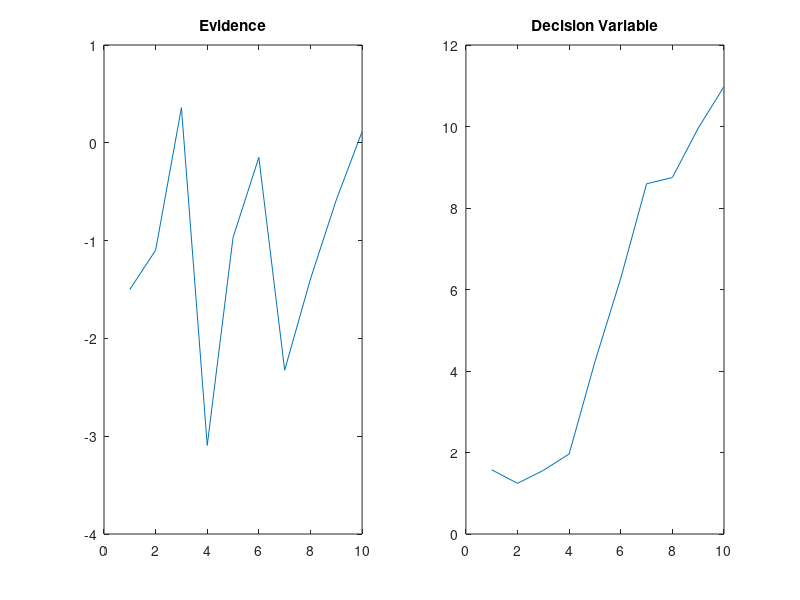

The MATLAB source for this figure:
% Implementing a DDM

%VARIABLES
coh = 1;
ter = 0.3;  %non-decision time in seconds (s)
a = 2.0;    %boundary 
z = 0.5;    %bias
k = 1;      %slope (drift rate)

%How can the following effect the model?

% Reward
% Inter-trial interval
% Error timeout

%Evidence
samples = 10;
right = randn(samples,1) + coh; %coh could be a sequence, then you just use this line
left =  randn(samples,1) - coh;

time = 1:samples;

figure
hold on;
subplot(1,2,1);
plot(time, right)
plot(time, left)
title('Evidence')
hold off;
subplot(1,2,2);
diffusion = cumsum(right);
plot(time, diffusion)
title('Decision Variable');


